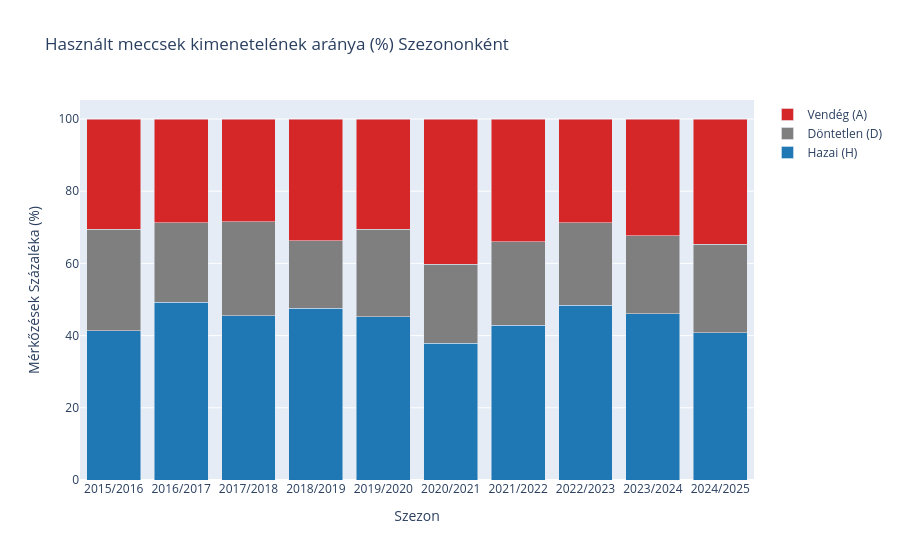

Notebook cell for this chart:
### Markdown cell above
#### 5.2.3 Végeredmények aránya szezononként
Ebből a diagramból kiderül, hogy változott-e az elmúlt közel egy évtizedben a hazai győzelmek, döntetlenek és vendég győzelmek aránya a Premier League-ben.

### Code cell
# Végeredmények aránya szezononként
# Kinyerem a szezont a dátumból értelemszerűen
df_tiszta['Year'] = df_tiszta['Date'].dt.year
df_tiszta['Month'] = df_tiszta['Date'].dt.month
# Augusztustól kezdődik a szezon
df_tiszta['Season_Calc'] = df_tiszta.apply(lambda row: f"{row['Year']}/{row['Year']+1}" if row['Month'] >= 8 else f"{row['Year']-1}/{row['Year']}", axis=1)

season_ftr = df_tiszta.groupby(['Season_Calc', 'FTR']).size().unstack().fillna(0)
# Rendezem normálisan és számolok százalékokat
season_ftr = season_ftr[['H', 'D', 'A']]
season_ftr_pct = season_ftr.div(season_ftr.sum(axis=1), axis=0) * 100
season_ftr_pct = season_ftr_pct.reset_index()

# Plotly interaktív Stacked Bar
fig_season = go.Figure()
fig_season.add_trace(go.Bar(x=season_ftr_pct['Season_Calc'], y=season_ftr_pct['H'], name='Hazai (H)', marker_color='#1f77b4'))
fig_season.add_trace(go.Bar(x=season_ftr_pct['Season_Calc'], y=season_ftr_pct['D'], name='Döntetlen (D)', marker_color='#7f7f7f'))
fig_season.add_trace(go.Bar(x=season_ftr_pct['Season_Calc'], y=season_ftr_pct['A'], name='Vendég (A)', marker_color='#d62728'))

fig_season.update_layout(title='Használt meccsek kimenetelének aránya (%) Szezononként',
                         xaxis_title='Szezon', yaxis_title='Mérkőzések Százaléka (%)',
                         barmode='stack')
fig_season.show()

### Figure 1 — Plotly figure (JSON) as saved in the notebook; plotly's stock layout.template omitted (floating-point values rounded to 4 significant figures)
{"data": [{"marker": {"color": "#1f77b4"}, "name": "Hazai (H)", "type": "bar", "x": ["2015/2016", "2016/2017", "2017/2018", "2018/2019", "2019/2020", "2020/2021", "2021/2022", "2022/2023", "2023/2024", "2024/2025"], "y": [41.32, 49.21, 45.53, 47.63, 45.26, 37.89, 42.89, 48.42, 46.05, 40.79]}, {"marker": {"color": "#7f7f7f"}, "name": "Döntetlen (D)", "type": "bar", "x": ["2015/2016", "2016/2017", "2017/2018", "2018/2019", "2019/2020", "2020/2021", "2021/2022", "2022/2023", "2023/2024", "2024/2025"], "y": [28.16, 22.11, 26.05, 18.68, 24.21, 21.84, 23.16, 22.89, 21.58, 24.47]}, {"marker": {"color": "#d62728"}, "name": "Vendég (A)", "type": "bar", "x": ["2015/2016", "2016/2017", "2017/2018", "2018/2019", "2019/2020", "2020/2021", "2021/2022", "2022/2023", "2023/2024", "2024/2025"], "y": [30.53, 28.68, 28.42, 33.68, 30.53, 40.26, 33.95, 28.68, 32.37, 34.74]}], "layout": {"barmode": "stack", "title": {"text": "Használt meccsek kimenetelének aránya (%) Szezononként"}, "xaxis": {"title": {"text": "Szezon"}}, "yaxis": {"title": {"text": "Mérkőzések Százaléka (%)"}}}}
